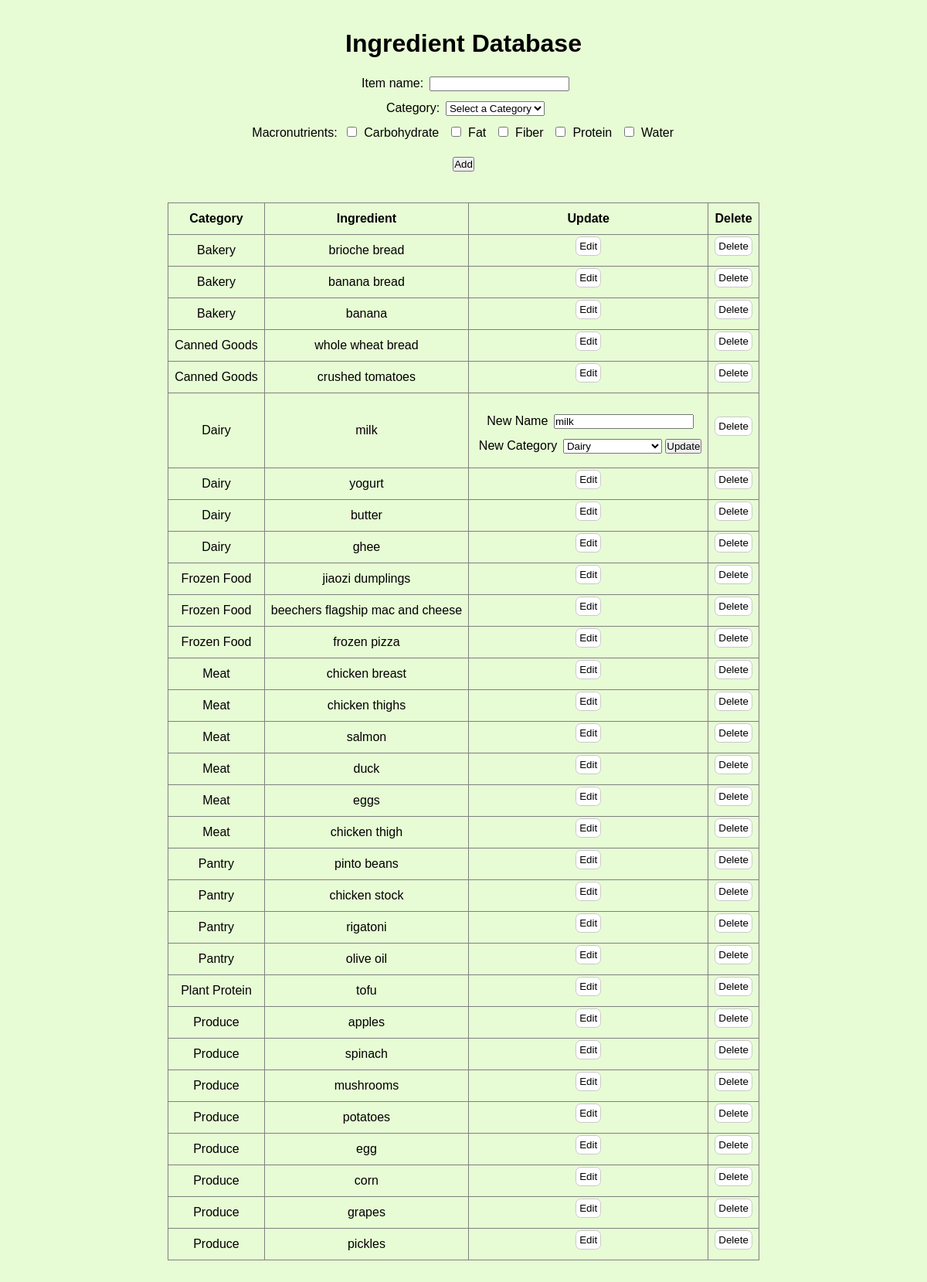
Screenshot of /update/2 with the database file from the repository.
### tables this page shows
CREATE TABLE macronutrient (
    id INTEGER PRIMARY KEY,
    macro_name TEXT UNIQUE NOT NULL
);

CREATE TABLE ingredient (
    id INTEGER PRIMARY KEY,
    ingredient_name TEXT UNIQUE NOT NULL,
    category_id INTEGER NOT NULL,
    FOREIGN KEY (category_id) REFERENCES category(id) ON DELETE RESTRICT
);

CREATE TABLE category (
    id INTEGER PRIMARY KEY,
    category_name TEXT UNIQUE NOT NULL
);

### flaskapp.py (the view)
@app.route('/update/<int:ingredient_id>', methods=['GET'])
def edit_ingredient(ingredient_id):
    db = get_db()
    cur = db.cursor()
    cur.execute("""
        SELECT ingredient.id, ingredient.ingredient_name AS ingredient, category.category_name AS category
        FROM ingredient
        JOIN category ON ingredient.category_id = category.id
        ORDER BY category.category_name;
    """)
    ingredientInventory = cur.fetchall()
    cur.execute("SELECT id, macro_name FROM macronutrient ORDER BY macro_name;")
    macros = [(row["id"], row["macro_name"]) for row in cur.fetchall()]
    cur.execute("SELECT category_name FROM category ORDER BY category_name;")
    categories = [("", "Select a Category")] + [(row["category_name"], row["category_name"]) for row in cur.fetchall()]
    item_form = ItemForm()
    item_form.category.choices = categories
    item_form.macros.choices = macros
    update_form = UpdateForm()
    cur.execute("""
        SELECT ingredient.ingredient_name, category.category_name
        FROM ingredient
        JOIN category ON ingredient.category_id = category.id
        WHERE ingredient.id = ?
    """, (ingredient_id,))
    ingredient = cur.fetchone()
    if ingredient:
        update_form.ingredient_id.data = ingredient_id
        update_form.new_name.data = ingredient["ingredient_name"]
        update_form.new_category.choices = categories
        update_form.new_category.data = ingredient["category_name"]
    return render_template('ingredient.html', ingredientInventory=ingredientInventory, item_form=item_form, update_form=update_form, selected_ingredient_id=ingredient_id)

### forms.py (shortened to what this page needs)
class ItemForm(FlaskForm):
    item = StringField("Add Item", validators=[DataRequired(message="There is nothing to add!"), Length(min=2, max=50, message="Hmm, not sure if that's an item.")])
    category = SelectField("Category", choices=[("", "Select a Category")], validators=[DataRequired(message="Please select a category!")])
    macros = SelectMultipleField("Macronutrients", coerce=int, option_widget=widgets.CheckboxInput(), widget=widgets.ListWidget(prefix_label=False))
    submit = SubmitField("Add")

class UpdateForm(FlaskForm):
    ingredient_id = HiddenField("Ingredient ID")
    new_name = StringField("New Name", validators=[DataRequired(), Length(min=2, max=50)])
    new_category = SelectField("New Category", choices=[("", "Select a Category")], validators=[DataRequired(message="Please select a category!")])
    quantity = StringField('Quantity', validators=[Optional()])
    macros = SelectMultipleField('Macros', validators=[Optional()])
    submit = SubmitField("Update")

### flaskapp.py (called while the page is built)
def get_db():
    db = getattr(g, '_database', None)
    if db is None:
        db = g._database = sqlite3.connect(DATABASE)
        db.row_factory = sqlite3.Row
    return db

@app.teardown_appcontext
def close_connection(exception):
    db = getattr(g, '_database', None)
    if db is not None:
        db.close()

### templates/ingredient.html (shortened to what this page needs)
<!DOCTYPE html>
<html lang="en">
<head>
    <link rel="stylesheet" href="{{ url_for('static', filename='css/style.css') }}">
</head>
<body>
    <h1>Ingredient Database</h1>
    {% include 'add_item.html' %}
    <main>
        <table border="1">
            <thead>
                <tr>
                    <th>Category</th>
                    <th>Ingredient</th>
                    <th>Update</th>
                    <th>Delete</th>
                </tr>
            </thead>
            <tbody>
                {% for ingredient in ingredientInventory %}
                <tr>
                    <td>{{ ingredient['category'] }}</td>
                    <td>{{ ingredient['ingredient'] }}</td>
                    <td>{% include 'update.html' %}</td>
                    <td>{% include 'delete.html' %}</td>
                </tr>
                {% endfor %}
            </tbody>
        </table>
    </main>
</body>
</html>

### templates/add_item.html (shortened to what this page needs)
<form id="add_item" action="/add_item" method="POST" novalidate>
    <label for="item">Item name:</label>
    {{ item_form.item() }}
    <br>
    <label for="category_form">Category:</label>
    {{ item_form.category() }}
    <br>
    <label for="macros">Macronutrients:</label>
    {% for macro in item_form.macros %}
        <label>{{ macro }} {{ macro.label }}</label>
    {% endfor %}
    <br>
    {{ item_form.submit() }}
</form>

### templates/update.html (shortened to what this page needs)
{% if ingredient['id'] != selected_ingredient_id %}
<form id="edit" action="{{ url_for('update_ingredient', ingredient_id=ingredient['id']) }}" method="GET">
    <button type="submit">Edit</button>
</form>
{% else %}
<form id="update" action="{{ url_for('update_ingredient', ingredient_id=ingredient['id']) }}" method="POST">
    {{ update_form.new_name.label }} {{ update_form.new_name() }} <br>
    {{ update_form.new_category.label }} {{ update_form.new_category() }}
    {{ update_form.submit() }}
</form>
{% endif %}

### templates/delete.html (shortened to what this page needs)
<form id="delete" action="{{ url_for('delete_ingredient', ingredient_id=ingredient['id']) }}" method="POST">
    <button type="submit" onclick="return confirm('Are you sure you want to delete this item?');">Delete</button>
</form>

### static/css/style.css (style rules this page uses)
* { padding: 0; margin: 0; box-sizing: border-box; }
html { font-size: 100%; line-height: 1.5; font-family: 'Space Grotesk', sans-serif; background-color: #e7fcd5; }
body { display: flex; flex-direction: column; max-width: 1100px; margin: 0 auto; }
main { display: block; text-align: center; }
h1 { font-size: 2em; text-align: center; margin: 1em auto 0em; }
button { display: inline-block; }
table { margin: 1em auto 3em; border-collapse: collapse; }
td { padding: .5em; text-align: center; vertical-align: middle; }
th { padding: .5em; text-align: center; vertical-align: middle; }
form { display: inline-block; margin-top: 1em; text-align: center; }
form > button { margin-top: -1em; }
form#delete, form#edit { margin: 0; }
form label { display: inline-block; margin: 0 .2em .5em .3em; }
button { background-color: white; border: .1em rgb(201, 201, 201) solid; border-radius: .5em; padding: .3em; text-align: center; text-decoration: none; vertical-align:middle; font-family: 'Space Grotesk', sans-serif; }

### rows the page displays
macronutrient: label "Carbohydrate"
macronutrient: label "Fat"
macronutrient: label "Fiber"
macronutrient: label "Protein"
macronutrient: label "Water"
ingredient: category "Bakery", ingredient "brioche bread"
ingredient: category "Bakery", ingredient "banana bread"
ingredient: category "Bakery", ingredient "banana"
ingredient: category "Canned Goods", ingredient "whole wheat bread"
ingredient: category "Canned Goods", ingredient "crushed tomatoes"
ingredient: category "Dairy", ingredient "milk", new_name.label "New Name", new_name "milk", new_category.label "New Category"
ingredient: category "Dairy", ingredient "yogurt"
ingredient: category "Dairy", ingredient "butter"
ingredient: category "Dairy", ingredient "ghee"
ingredient: category "Frozen Food", ingredient "jiaozi dumplings"
ingredient: category "Frozen Food", ingredient "beechers flagship mac and cheese"
ingredient: category "Frozen Food", ingredient "frozen pizza"
ingredient: category "Meat", ingredient "chicken breast"
ingredient: category "Meat", ingredient "chicken thighs"
ingredient: category "Meat", ingredient "salmon"
ingredient: category "Meat", ingredient "duck"
ingredient: category "Meat", ingredient "eggs"
ingredient: category "Meat", ingredient "chicken thigh"
ingredient: category "Pantry", ingredient "pinto beans"
ingredient: category "Pantry", ingredient "chicken stock"
ingredient: category "Pantry", ingredient "rigatoni"
ingredient: category "Pantry", ingredient "olive oil"
ingredient: category "Plant Protein", ingredient "tofu"
ingredient: category "Produce", ingredient "apples"
ingredient: category "Produce", ingredient "spinach"
ingredient: category "Produce", ingredient "mushrooms"
ingredient: category "Produce", ingredient "potatoes"
ingredient: category "Produce", ingredient "egg"
ingredient: category "Produce", ingredient "corn"
ingredient: category "Produce", ingredient "grapes"
ingredient: category "Produce", ingredient "pickles"
